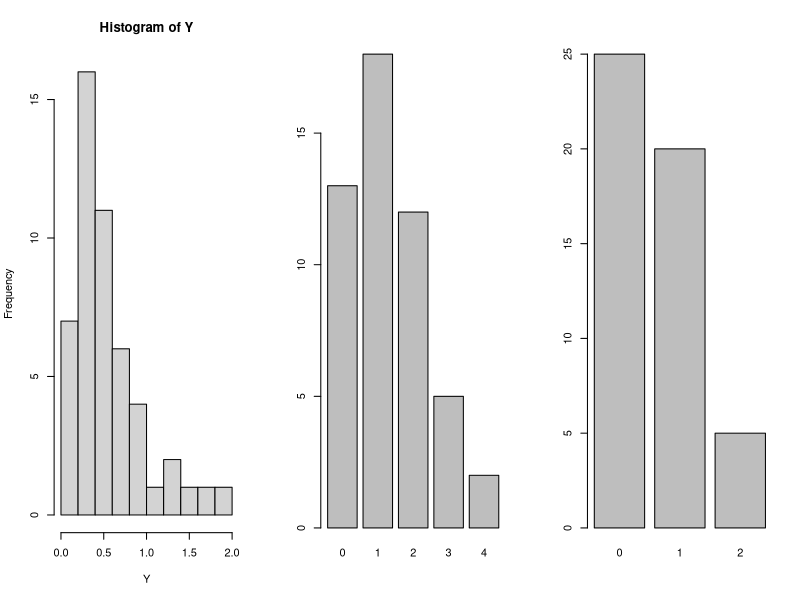
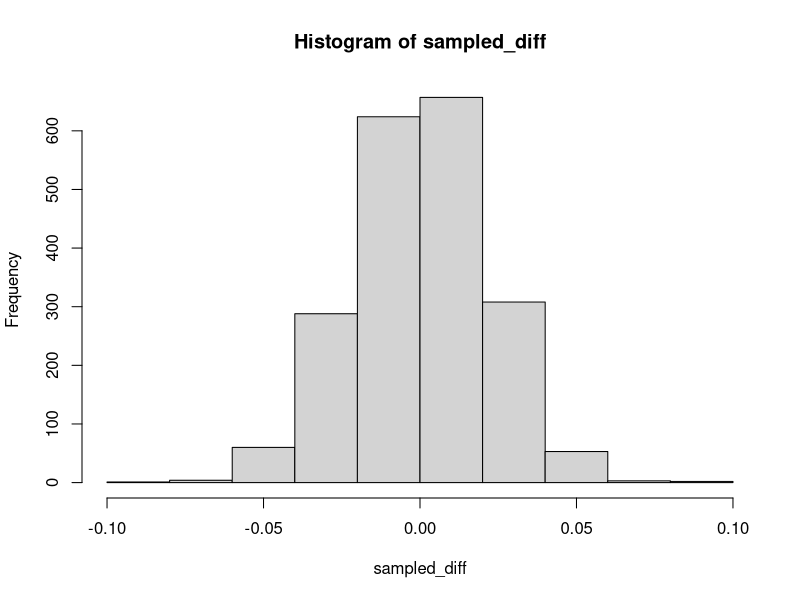

Reproduce these figures in R, in order.
## ---- chunk 1
#| echo: false
library(knitr)
## ---- chunk 2
#| fig-align: center
#| out-width: 50%
set.seed(2137)

opar <- par(mfrow=c(1,3))
Y <- rgamma(50, 2, 3)
hist(Y)

W <- rpois(50, 1.3) # 50 obs from Pois(1.3)
barplot(table(W))

Z <- rbinom(50, size=2, 0.3) # 50 obs from Binom(2, 0.3)
barplot(table(Z))

par(opar)
## ---- chunk 3
set.seed(2138)
X <- runif(50000, 0, 1)
hX <- exp(2*X)
(mc_est <- mean(hX))
## ---- chunk 4
# R 
set.seed(2139)
output_vec <- rep(0, length=100)
n <- 20
lambda <- 0.5
for(i in 1:length(output_vec)) {
  X <- rpois(n, .5)
  Xbar <- mean(X)
  s <- sd(X)
  t <- qt(0.975, n-1)
  CI <- c(Xbar - t*s/sqrt(n), Xbar + t*s/sqrt(n))
  if(CI[1] < lambda & CI[2] > lambda) {
    output_vec[i] <- 1
  }
}
mean(output_vec)
## ---- chunk 5
generate_one_test <- function(n=100) {
  X <- rnorm(n)
  Y <- rnorm(n)
  t_test <- t.test(X, Y,var.equal = TRUE)
  # extract the p-value from the t_test
  if(t_test$p.value < 0.10) 
    return(1L) 
  else 
    return(0L)
}
## ---- chunk 6
set.seed(11)
output_vec <- vapply(1:2000, 
                     function(x) generate_one_test(), 
                     1L)
mean(output_vec)
## ---- chunk 7
# R code to estimate the expected daily profit
set.seed(2141)
n <- 10000
X <- rgamma(n, 100, rate=1/100)
hX <- ifelse(X >= 11000, 11000, floor(X) + (11000 - floor(X)) * (-0.25))
#mean(hX)

# 90% CI for the mean
s <- sd(hX)
q1 <- qnorm(0.95)
CI <- c(mean(hX) - q1*s/sqrt(n), mean(hX) + q1*s/sqrt(n))
cat("The 90% CI for the mean is (", format(CI[1], digits=2, nsmall=2), ", ", 
    format(CI[2], digits=2, nsmall=2), ").\n", sep="")
## ---- chunk 8
abl <- read.csv("data/abalone_sub.csv")
x <- abl$viscera[abl$gender == "M"]
y <- abl$viscera[abl$gender == "F"]
d1 <- mean(x)  - mean(y)
print(d1)
## ---- chunk 9
generate_one_perm <- function(x, y) {
  n1 <- length(x)
  n2 <- length(y)
  xy <- c(x,y)
  xy_sample <- sample(xy)
  d1 <- mean(xy_sample[1:n1]) - mean(xy_sample[-(1:n1)])
  d1
}
## ---- chunk 10
sampled_diff <- replicate(2000, generate_one_perm(x,y))
hist(sampled_diff)

(p_val <- 2*mean(sampled_diff > d1))
## ---- chunk 11
library(MASS)

mean(chem)
t.test(chem)
## [1] 4.280417
## ---- chunk 12
library(boot)

stat_fn <- function(d, i) {
  b <- mean(d[i], trim=0.1)
  b
}
boot_out <- boot(chem, stat_fn, R = 1999, stype="i")
# Returns two types of bootstrap intervals:
boot.ci(boot.out = boot_out, type=c("perc", "bca"))
